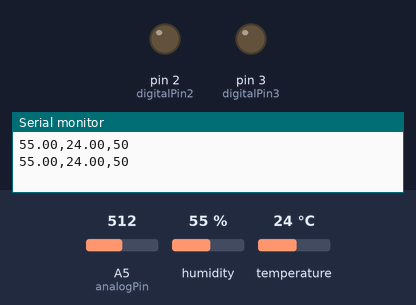
Bench run of a sketch on a simulated Arduino Uno, built with avr-gcc and run on an emulated ATmega328P. On the bench: output pins drawn as LEDs (lit = HIGH), the last lines printed to the serial monitor. The test bench sets the inputs (shaded band); at power-on: A5 (analogPin) = 512, humidity 55 %, temperature 24 °C.

Above: at 1.8 s.
1.9 s: A5 (analogPin) set to 607
3.4 s: A5 (analogPin) set to 633
At 5.2 s:
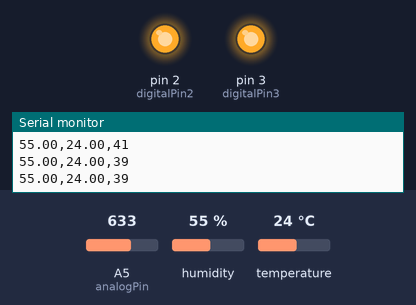
5.5 s: A5 (analogPin) set to 511
At 6.6 s:
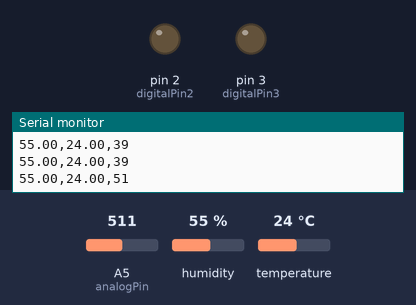
7.6 s: A5 (analogPin) set to 716
At 9.1 s:
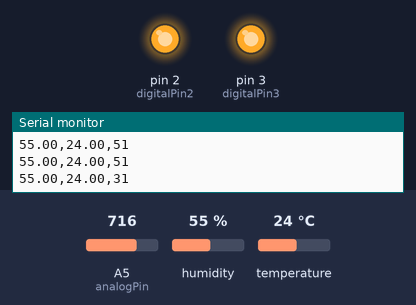
Timing chart, 0 to 10.6 s (numbered marks = the images above; inputs shaded):
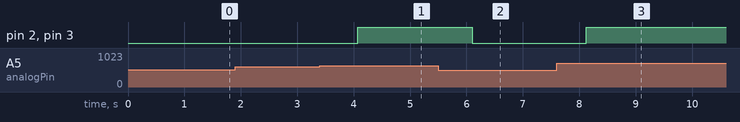

The sketch:

proJect_soilMois.ino
```cpp
#include "DHT.h"
#define DHTPIN 4 // what pin we're connected to
#define DHTTYPE DHT11 // DHT 11
DHT dht(DHTPIN, DHTTYPE);

int digitalPin2 = 2;
int digitalPin3 = 3;
int analogPin = 5;
int soilMosi = 0;

void setup() {
  pinMode(digitalPin2, OUTPUT);
  pinMode(digitalPin3, OUTPUT);
  Serial.begin(9600);  //ความเร็วในการติดต่อสื่อสาร
  dht.begin();
}

void loop() {
  soilMosi = analogRead(analogPin);
  soilMosi = map(soilMosi, 0, 1023, 100, 0);
  float humidity = dht.readHumidity();
  float temperature = dht.readTemperature();

   Serial.print(humidity);
   Serial.print(",");
   Serial.print(temperature);
   Serial.print(",");
   Serial.println(soilMosi);

  if (soilMosi < 40) {
    digitalWrite(digitalPin2, HIGH);
    digitalWrite(digitalPin3, HIGH);
  }else {
    digitalWrite(digitalPin2, LOW);
    digitalWrite(digitalPin3, LOW);
  }
  delay(1000);
}
```

Measured:
- the behaviour switches between 624 and 625 on A5 (analogPin) (found by bisection; images 0 and 1)
- after the input at 3.4 s, pin 2 (digitalPin2), pin 3 (digitalPin3): LOW → HIGH after 0.68 s
- after the input at 5.5 s, pin 2 (digitalPin2), pin 3 (digitalPin3): HIGH → LOW after 0.60 s
- after the input at 7.6 s, pin 2 (digitalPin2), pin 3 (digitalPin3): LOW → HIGH after 0.53 s
